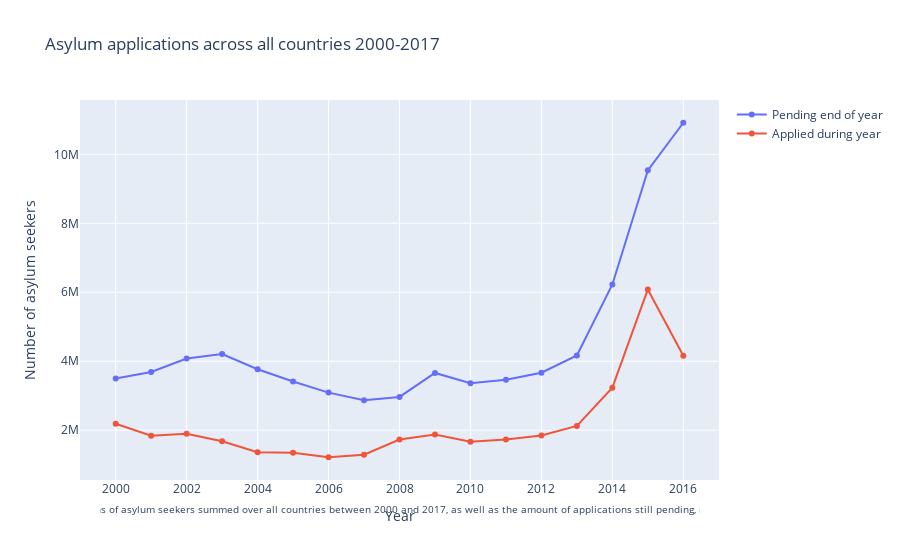

The cell this chart's notebook holds for it:
### Markdown cell above
### Asylum applications across all countries 2000-2017

### Code cell
# Read the CSV file
apypc_df = pd.read_csv("data/applied_pending_yearly_per_country.csv")

# Create the figure
fig = go.Figure()

# Add traces for each line
fig.add_trace(go.Scatter(x=apypc_df["Year"], y=apypc_df.filter(regex='end').sum(axis=1), name="Pending end of year"))
fig.add_trace(go.Scatter(x=apypc_df["Year"], y=apypc_df.filter(regex='Applied').sum(axis=1), name="Applied during year"))

# Set labels and titles
fig.update_layout(
    xaxis_title="Year",
    yaxis_title="Number of asylum seekers",
    title="Asylum applications across all countries 2000-2017"
)

# Set x-axis tick labels
fig.update_xaxes(
    tickmode="array",
    tickvals=[2000, 2002, 2004, 2006, 2008, 2010, 2012, 2014, 2016],
    ticktext=[str(year) for year in range(2000, 2017, 2)]
)

# Set y-axis tick labels
fig.update_yaxes(tickvals=list(range(0, 10000001, 2000000)))

# Add text
txt = "The total number of recorded applications of asylum seekers summed over all countries between 2000 and 2017, as well as the amount of applications still pending, i.e. not processed, at the end of the year."
fig.add_annotation(
    text=txt,
    xref="paper", yref="paper",
    x=0.5, y=-0.1,
    showarrow=False,
    font=dict(size=10),
    width=600
)

# Display the plot
fig.show()

### Figure 1 — Plotly figure (JSON) as saved in the notebook; plotly's stock layout.template omitted (floating-point values rounded to 4 significant figures)
{"data": [{"name": "Pending end of year", "type": "scatter", "x": [2000, 2001, 2002, 2003, 2004, 2005, 2006, 2007, 2008, 2009, 2010, 2011, 2012, 2013, 2014, 2015, 2016], "y": [3499106, 3688378, 4079510, 4207952, 3767608, 3413132, 3089686, 2866794, 2964802, 3660326, 3364416, 3459732, 3666964, 4165656, 6225352, 9535458, 10916084]}, {"name": "Applied during year", "type": "scatter", "x": [2000, 2001, 2002, 2003, 2004, 2005, 2006, 2007, 2008, 2009, 2010, 2011, 2012, 2013, 2014, 2015, 2016], "y": [2186090, 1836312, 1897072, 1680472, 1362318, 1348010, 1214922, 1286930, 1729884, 1871206, 1661928, 1728464, 1846310, 2122148, 3233130, 6082398, 4161200]}], "layout": {"annotations": [{"font": {"size": 10}, "showarrow": false, "text": "The total number of recorded applications of asylum seekers summed over all countries between 2000 and 2017, as well as the amount of applications still pending, i.e. not processed, at the end of the year.", "width": 600, "x": 0.5, "xref": "paper", "y": -0.1, "yref": "paper"}], "title": {"text": "Asylum applications across all countries 2000-2017"}, "xaxis": {"tickmode": "array", "ticktext": ["2000", "2002", "2004", "2006", "2008", "2010", "2012", "2014", "2016"], "tickvals": [2000, 2002, 2004, 2006, 2008, 2010, 2012, 2014, 2016], "title": {"text": "Year"}}, "yaxis": {"tickvals": [0, 2000000, 4000000, 6000000, 8000000, 10000000], "title": {"text": "Number of asylum seekers"}}}}
